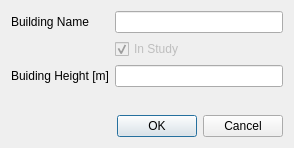
<?xml version="1.0" encoding="UTF-8"?>
<ui version="4.0">
 <class>BuildingsDialog</class>
 <widget class="QDialog" name="BuildingsDialog">
  <property name="geometry">
   <rect>
    <x>0</x>
    <y>0</y>
    <width>294</width>
    <height>148</height>
   </rect>
  </property>
  <property name="sizePolicy">
   <sizepolicy hsizetype="Fixed" vsizetype="Fixed">
    <horstretch>0</horstretch>
    <verstretch>0</verstretch>
   </sizepolicy>
  </property>
  <property name="minimumSize">
   <size>
    <width>0</width>
    <height>0</height>
   </size>
  </property>
  <property name="windowTitle">
   <string>Building Editor</string>
  </property>
  <property name="toolTip">
   <string>Enable to include the source in the study</string>
  </property>
  <layout class="QFormLayout" name="formLayout">
   <item row="1" column="0">
    <widget class="QLabel" name="label">
     <property name="text">
      <string>Building Name</string>
     </property>
    </widget>
   </item>
   <item row="1" column="1">
    <widget class="QLineEdit" name="building_id">
     <property name="toolTip">
      <string>Enter a unique name for your gate</string>
     </property>
    </widget>
   </item>
   <item row="3" column="0">
    <widget class="QLabel" name="label_2">
     <property name="text">
      <string>Buiding Height [m]</string>
     </property>
    </widget>
   </item>
   <item row="5" column="0" colspan="2">
    <widget class="QDialogButtonBox" name="buttonBox">
     <property name="orientation">
      <enum>Qt::Horizontal</enum>
     </property>
     <property name="standardButtons">
      <set>QDialogButtonBox::Cancel|QDialogButtonBox::Ok</set>
     </property>
    </widget>
   </item>
   <item row="3" column="1">
    <widget class="QLineEdit" name="height">
     <property name="enabled">
      <bool>true</bool>
     </property>
     <property name="toolTip">
      <string>Enter a height for this building</string>
     </property>
     <property name="text">
      <string/>
     </property>
    </widget>
   </item>
   <item row="4" column="1">
    <spacer name="verticalSpacer">
     <property name="orientation">
      <enum>Qt::Vertical</enum>
     </property>
     <property name="sizeHint" stdset="0">
      <size>
       <width>20</width>
       <height>40</height>
      </size>
     </property>
    </spacer>
   </item>
   <item row="2" column="1">
    <widget class="QCheckBox" name="instudy">
     <property name="enabled">
      <bool>false</bool>
     </property>
     <property name="text">
      <string>In Study</string>
     </property>
     <property name="checked">
      <bool>true</bool>
     </property>
    </widget>
   </item>
  </layout>
 </widget>
 <tabstops>
  <tabstop>building_id</tabstop>
  <tabstop>buttonBox</tabstop>
 </tabstops>
 <resources/>
 <connections>
  <connection>
   <sender>buttonBox</sender>
   <signal>accepted()</signal>
   <receiver>BuildingsDialog</receiver>
   <slot>accept()</slot>
   <hints>
    <hint type="sourcelabel">
     <x>248</x>
     <y>254</y>
    </hint>
    <hint type="destinationlabel">
     <x>157</x>
     <y>274</y>
    </hint>
   </hints>
  </connection>
  <connection>
   <sender>buttonBox</sender>
   <signal>rejected()</signal>
   <receiver>BuildingsDialog</receiver>
   <slot>reject()</slot>
   <hints>
    <hint type="sourcelabel">
     <x>316</x>
     <y>260</y>
    </hint>
    <hint type="destinationlabel">
     <x>286</x>
     <y>274</y>
    </hint>
   </hints>
  </connection>
 </connections>
</ui>
